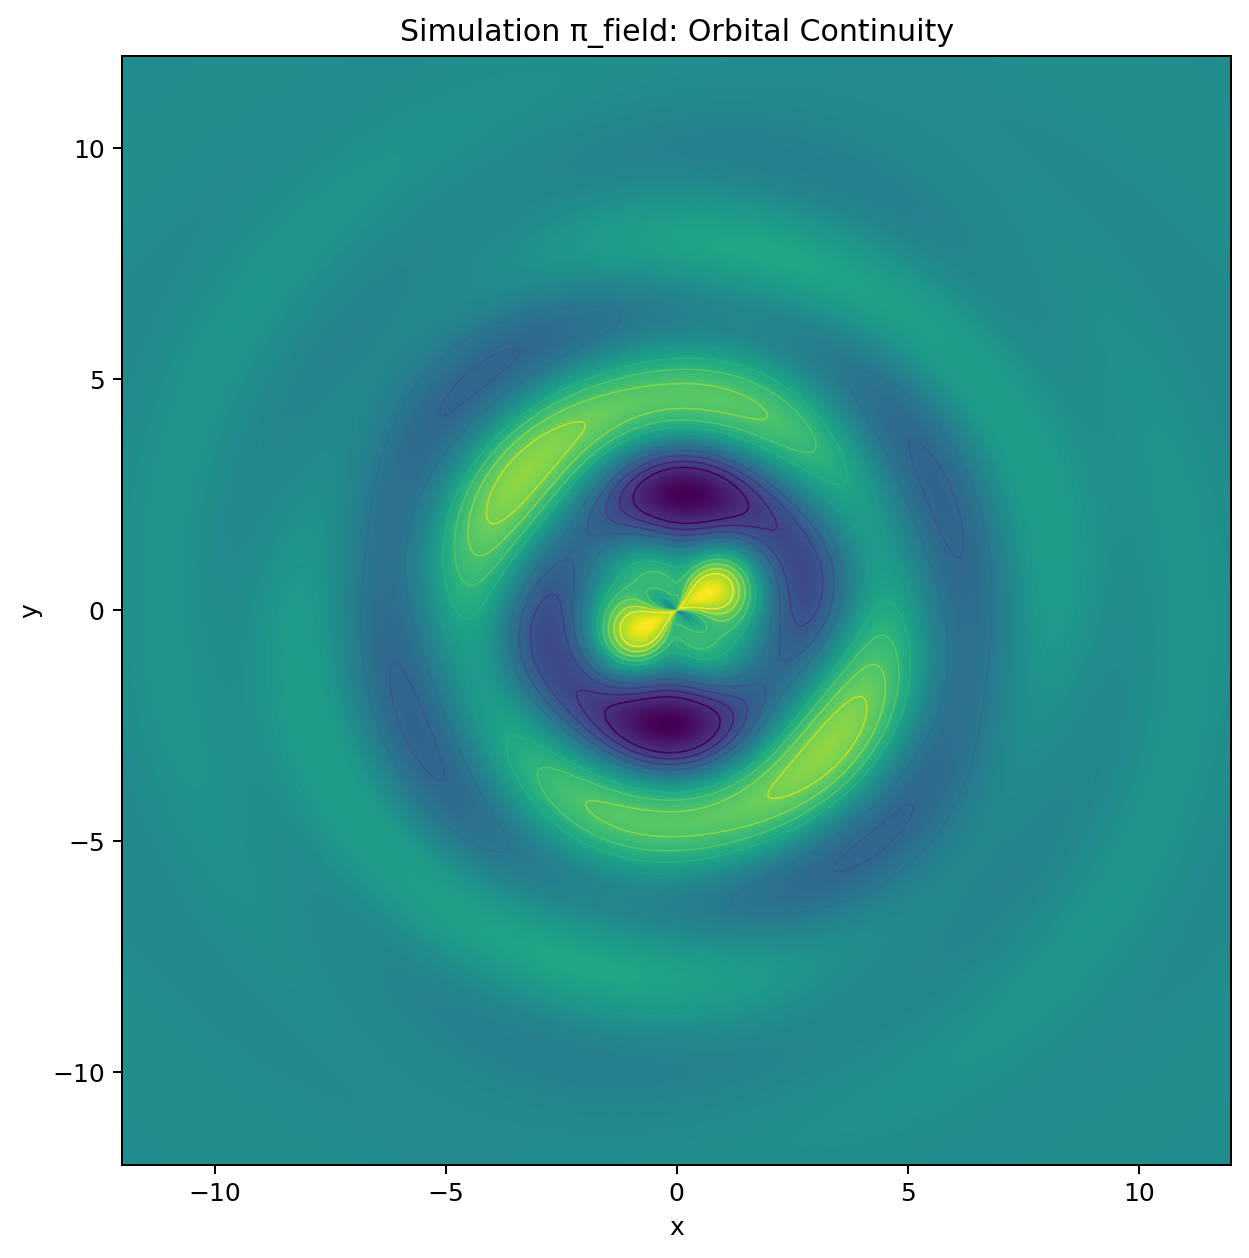

Python code for this plot:
import numpy as np
import matplotlib.pyplot as plt

n = 900
x = np.linspace(-12, 12, n)
y = np.linspace(-12, 12, n)
X, Y = np.meshgrid(x, y)

R = np.sqrt(X**2 + Y**2) + 1e-9
Theta = np.arctan2(Y, X)
pi = np.pi

field_1 = np.sin(2 * pi * R / 3.6)
field_2 = 0.75 * np.sin(2 * Theta + 2 * pi * R / 8.0)

Xr1 = 0.92 * X + 0.35 * Y
Yr1 = -0.25 * X + 1.08 * Y
R1 = np.sqrt(Xr1**2 + Yr1**2) + 1e-9
field_3 = 0.55 * np.cos(2 * pi * R1 / 5.2)

field_4 = 0.35 * np.sin(4 * Theta - R / 1.7)
stabilizer = np.exp(-(R**2) / 55.0)

Z = (field_1 + field_2 + field_3 + field_4) * stabilizer

fig, ax = plt.subplots(figsize=(8, 8), dpi=180)
ax.imshow(
    Z,
    extent=[x.min(), x.max(), y.min(), y.max()],
    origin="lower",
    interpolation="bilinear"
)
levels = np.linspace(Z.min() * 0.7, Z.max() * 0.7, 12)
ax.contour(X, Y, Z, levels=levels, linewidths=0.6)
ax.set_title("Simulation π_field: Orbital Continuity")
ax.set_xlabel("x")
ax.set_ylabel("y")
ax.set_aspect("equal")
plt.show()
